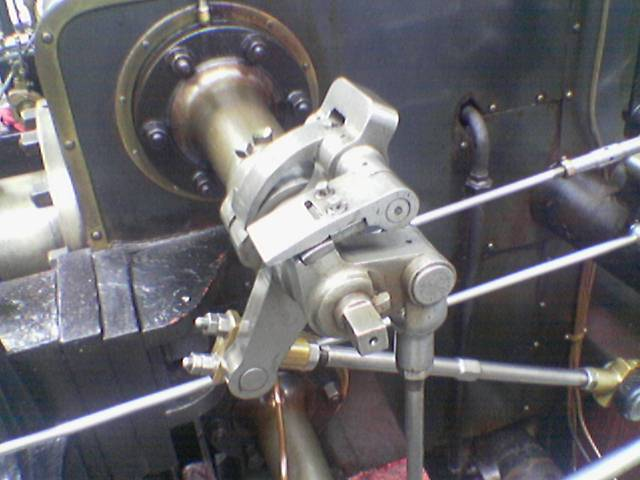
//> input picture assets/in.png, 640 x 480 px
$ ./main   (built with g++ and OpenCV 4)
//> lines starting //> are read from the running program, lines starting //| are printed output that depends on the picture
#include <cstdlib>
#include <opencv2/imgproc.hpp>
#include <opencv2/imgcodecs.hpp>

int main(int argc, char * argv[])
{
    cv::Mat imgIn = cv::imread("in.png"), imgBlur, imgGray, imgOut, sobelX, sobelY, gradX, gradY;
//> imgIn is the input picture: 480 rows x 640 cols, CV_8UC3; mean B, G, R 108.9, 104.8, 106.3

    cv::GaussianBlur(imgIn, imgBlur, cv::Size(3, 3), 0, 0, cv::BORDER_DEFAULT);

    cv::cvtColor(imgBlur, imgGray, cv::COLOR_BGR2GRAY);
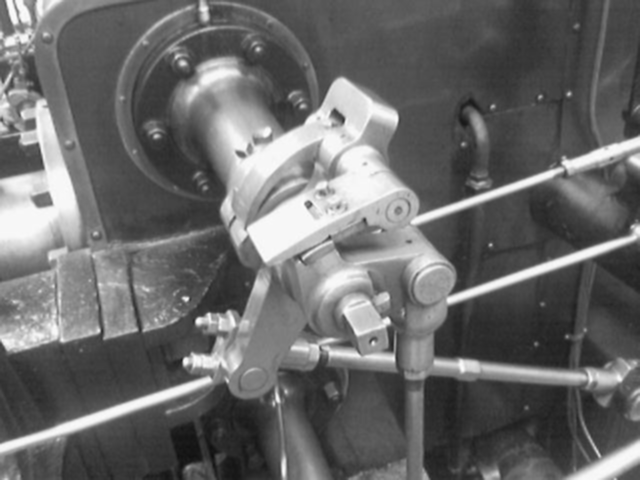
//> imgGray: 480 rows x 640 cols, CV_8UC1; min 15, max 253, mean 105.7

    cv::Sobel(imgGray, sobelX, CV_16S, 1, 0, 3);
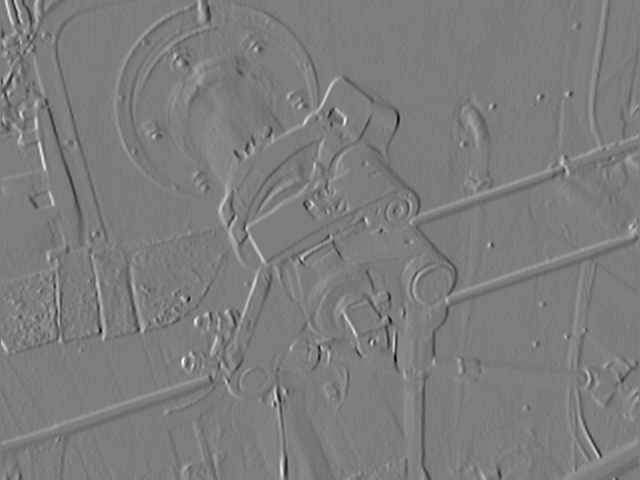
//> sobelX: 480 rows x 640 cols, CV_16SC1; min -599, max 620, mean -0.5; drawn with min black and max white
    cv::Sobel(imgGray, sobelY, CV_16S, 0, 1, 3);
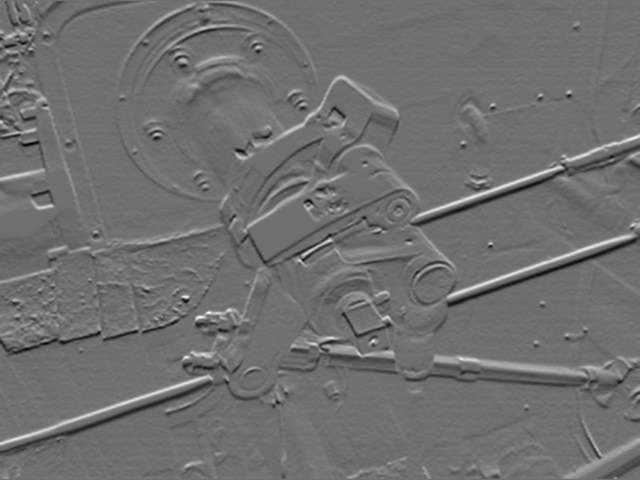
//> sobelY: 480 rows x 640 cols, CV_16SC1; min -375, max 479, mean -0.1; drawn with min black and max white

    cv::convertScaleAbs(sobelX, gradX);
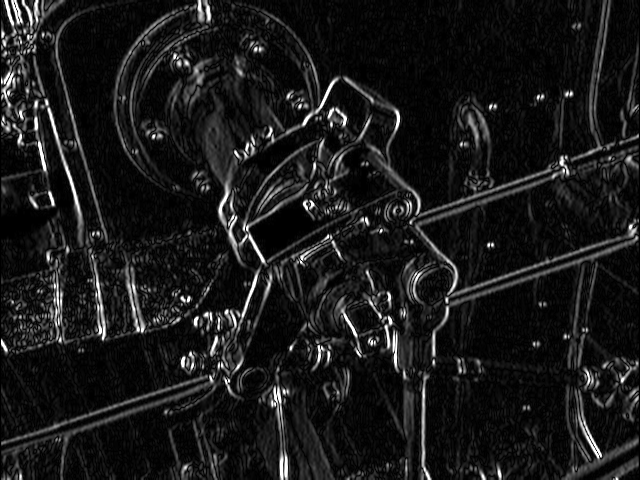
//> gradX: 480 rows x 640 cols, CV_8UC1; min 0, max 255, mean 25.5
    cv::convertScaleAbs(sobelY, gradY);
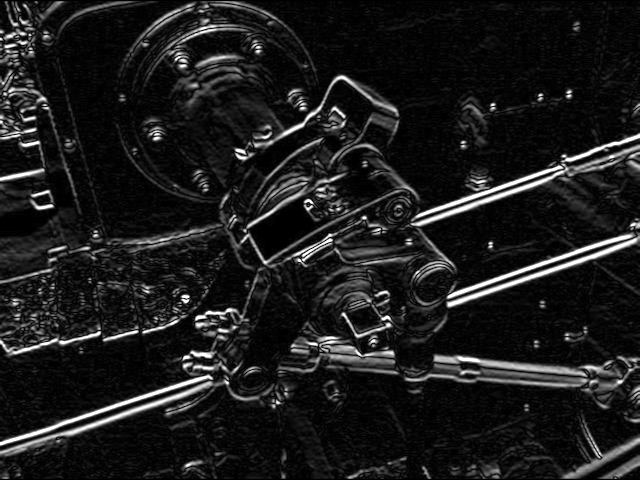
//> gradY: 480 rows x 640 cols, CV_8UC1; min 0, max 255, mean 28.3

    cv::addWeighted(sobelX, 0.5, sobelY, 0.5, 0, imgOut);
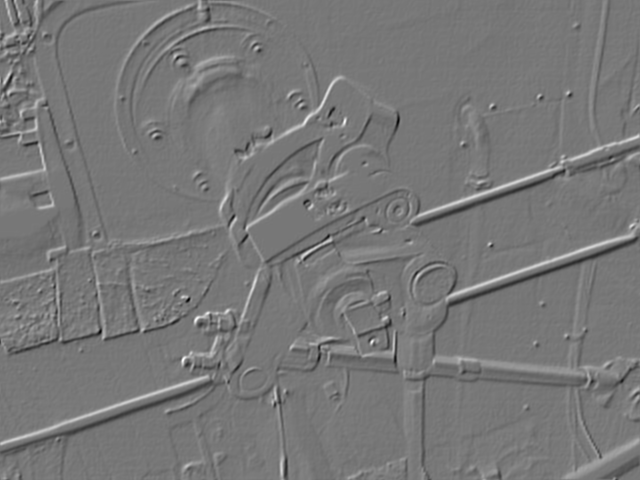
//> imgOut: 480 rows x 640 cols, CV_16SC1; min -342, max 385, mean -0.3; drawn with min black and max white

    cv::imwrite("out.png", imgOut);

    return EXIT_SUCCESS;
}
